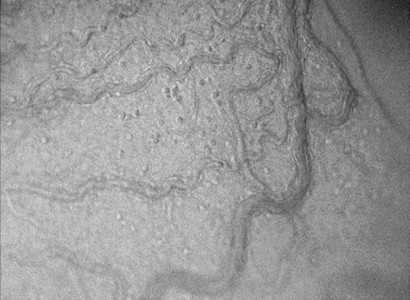
%> input picture ISBI15/DSR_Pair/data/iris1.jpg, 410 x 300 px
$ octave Main_ISBI_Fig4.m   (GNU Octave 9; MATLAB toolbox functions it lacks are replaced by stand-ins)
%> lines starting %> are read from the running program, lines starting %| are printed output that depends on the picture

clear all; close all; clc;

fixed = rgb2gray(imread('iris1.jpg'));
%> fixed: size 300x410 uint8; min 21, max 235, mean 150.3
moving = rgb2gray(imread('iris2.jpg'));
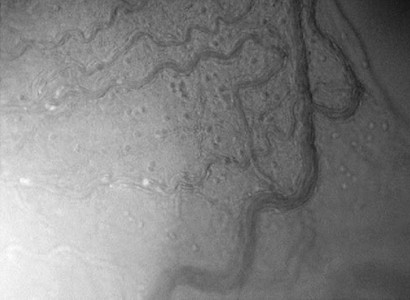
%> input picture ISBI15/DSR_Pair/data/iris2.jpg, 410 x 300 px
%> moving: size 300x410 uint8; min 22, max 255, mean 127.6

refim_dis = double(fixed);
refim_dis = imresize(refim_dis,[200,250]);
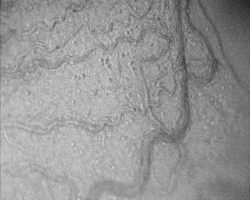
%> refim_dis: size 200x250 double; min 27.09, max 225.2, mean 150.3
refim_dis = refim_dis/max(refim_dis(:));
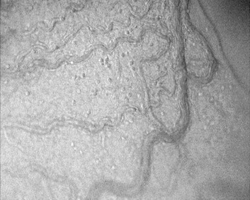
%> refim_dis: size 200x250 double; min 0.12, max 1, mean 0.667

im = double(moving);
im = imresize(im,[200,250]);
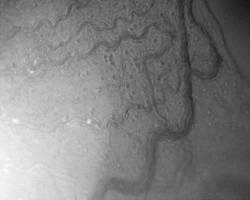
%> im: size 200x250 double; min 22.9, max 251, mean 127.6
im = im/max(im(:));

% figure;
% subplot(2,3,1);imshow(refim_dis); title('Reference (fixed) image');
% subplot(2,3,2);imshow(im); title('Source image');
%
% figure, imshowpair(refim_dis,im, 'montage');


 % Main settings
main.similarity='dtv';   % similarity measure, e.g. SSD, CC, SAD, RC, CD2, MS, MI
% main.mu=0.01;        % similarity measure parameter (e.g., alpha of RC)
%> (the run ends here)
